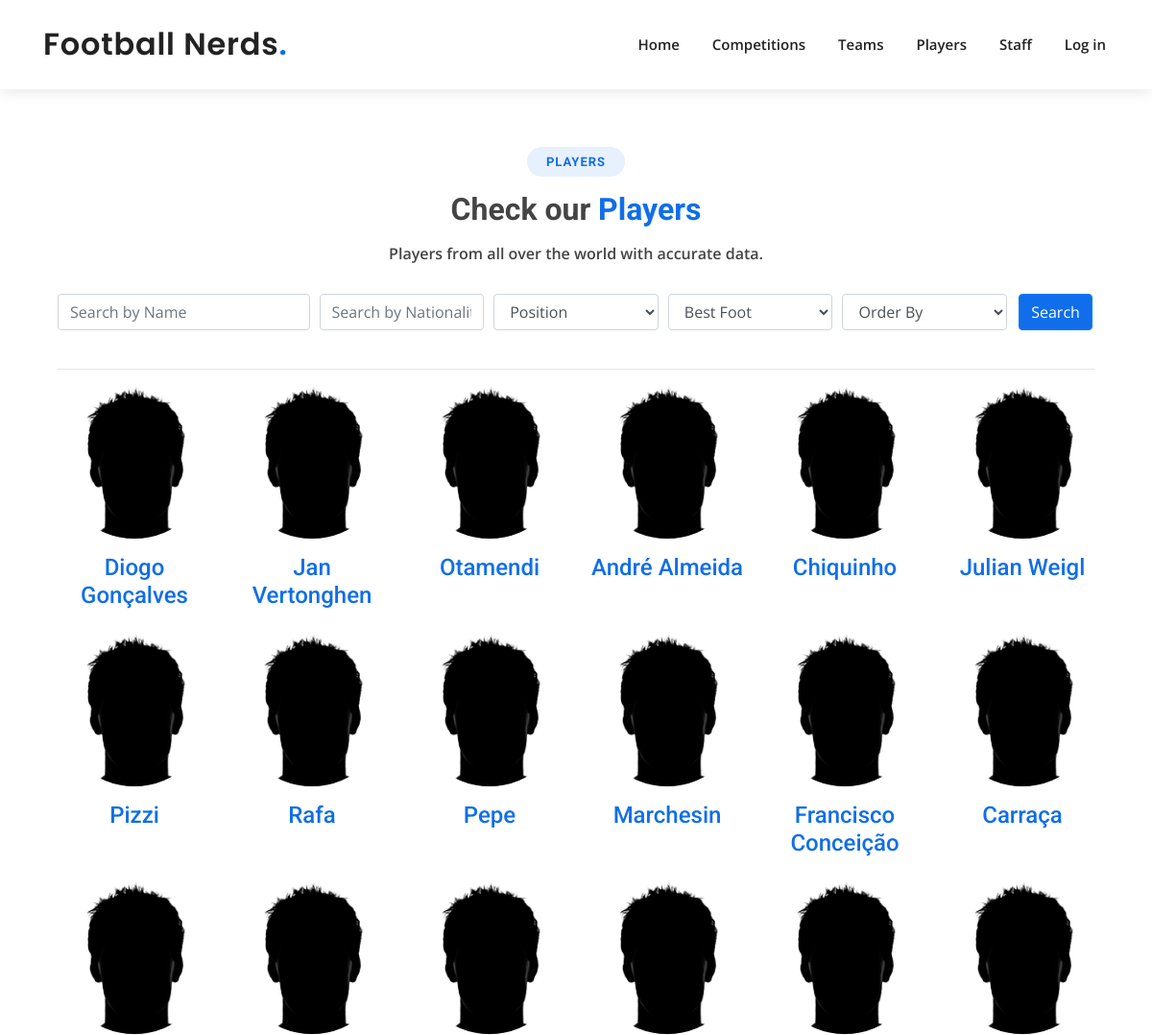
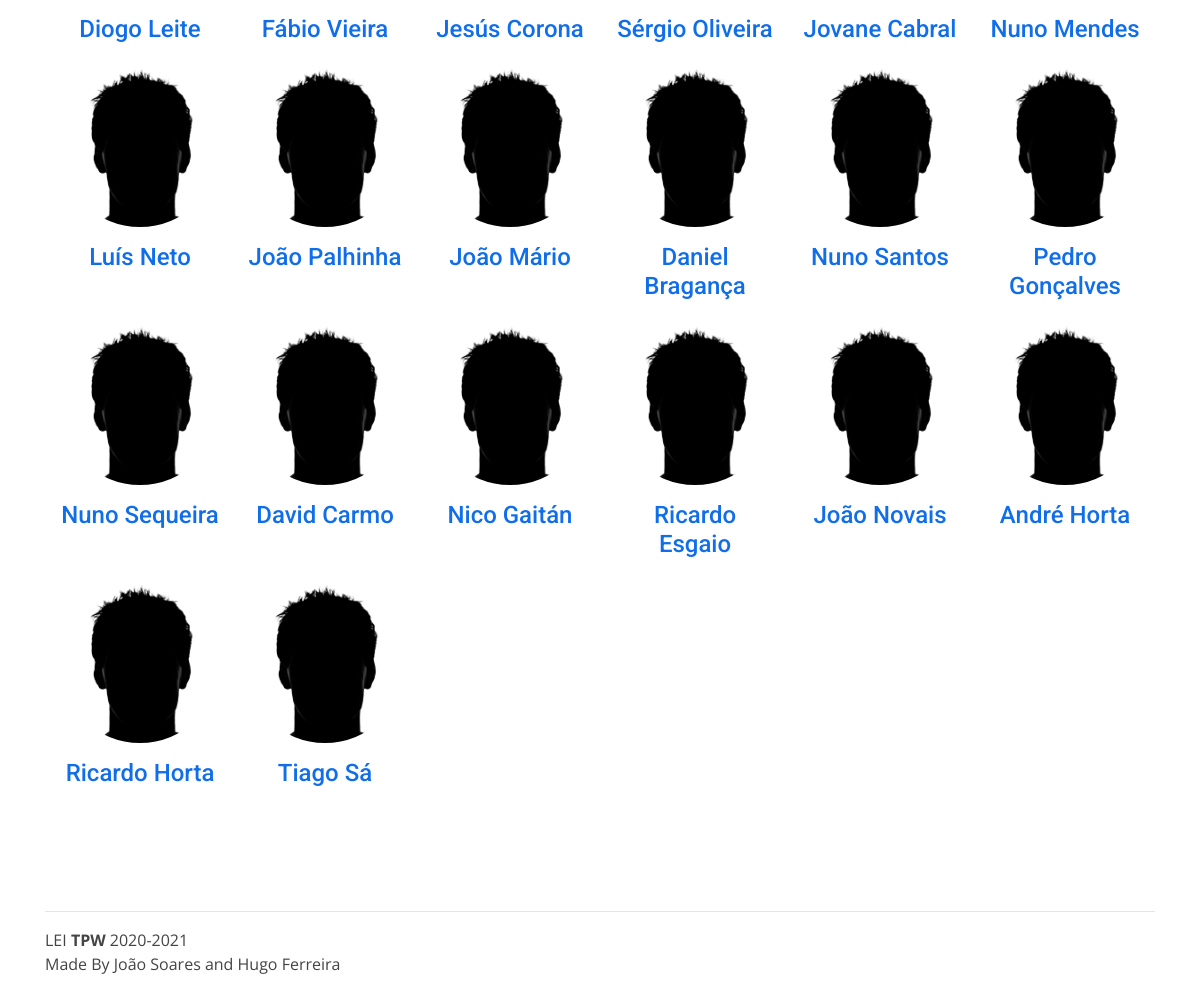
Screenshot of /players/ with the database file from the repository (2 pictures, top to bottom).
### app/models.py (models this page shows, shortened)
class Player(models.Model):
    POSITION_CHOICES = (
        ('Striker', 'ST-Striker'),
        ('Left Winger', 'LW-Left Winger'),
        ('Right Winger', 'RW-Right Winger'),
        ('Central Attacking Midfielder', 'CAM-Central Attacking Midfielder'),
        ('Central Midfielder', 'CM-Central Midfielder'),
        ('Central Defensive Midfielder', 'CDM-Central Defensive Midfielder'),
        ('Left Back', 'LB-Left Back'),
        ('Right Back', 'RB-Right Back'),
        ('Center Back', 'CB-Center Back'),
        ('Goalkeeper', 'GR-Goalkeeper'),
    )
    BEST_FOOT = (('Left', 'L-Left'), ('Right', 'R-Right'), ('Both', 'B-Both'))
    full_name = models.CharField(max_length=120)
    name = models.CharField(max_length=90)
    birthday = models.DateField()
    height = models.FloatField(validators=[MinValueValidator(0)])
    nationality = models.CharField(max_length=70)
    position = models.CharField(max_length=28, choices=POSITION_CHOICES)
    best_foot = models.CharField(max_length=5, choices=BEST_FOOT)
    preferred_number = models.PositiveIntegerField(validators=[MinValueValidator(1),MaxValueValidator(100)])
    player_img = models.ImageField(upload_to=playerdir, default="players/default_player.png")

### app/views.py (the view)
# urls.py: path('players/', views.players, name='players'),
def players(request):
    if request.method == 'POST':
        form = PlayerFilterForm(request.POST)
        if form.is_valid():
            full_name = form.cleaned_data['full_name']
            position = form.cleaned_data['position']
            nationality = form.cleaned_data['nationality']
            foot = form.cleaned_data['foot']
            order = form.cleaned_data['order']
            print('Parameters:')
            print(full_name)
            print(position)
            print(nationality)
            print(foot)
            print(order)
            if order != '':
                t_parms = {
                    'players': Player.objects.filter(name__contains=full_name, position__contains=position,
                                                     nationality__contains=nationality,
                                                     best_foot__contains=foot).order_by(order),
                    'form': PlayerFilterForm()
                }
            else:
                t_parms = {
                    'players': Player.objects.filter(name__contains=full_name, position__contains=position,
                                                     nationality__contains=nationality, best_foot__contains=foot),
                    'form': PlayerFilterForm()
                }
    else:
        t_parms = {
            'players': Player.objects.all(),
            'form': PlayerFilterForm()
        }
    return render(request, 'players.html', t_parms)

### templates/players.html (shortened to what this page needs)
<!DOCTYPE html>
{% extends 'layout.html' %}
{% load static %}
{% block content %}
<section id="services" class="services">
        <div class="section-title">
          <h2>Players</h2>
          <h3>Check our <span>Players</span></h3>
          <p>Players from all over the world with accurate data.</p>
        </div>
      <div class="container" data-aos="fade-up">
          <form class="form-row" style="text-align: center" action="{% url 'players' %}" method="post">
              <div class="form-group col-md-3">
              {{ form.full_name }}
              </div>
              <div class="form-group col-md-2">
              {{ form.nationality }}
              </div>
              <div class="form-group col-md-2">
              {{ form.position }}
              </div>
              <div class="form-group col-md-2">
              {{ form.foot }}
              </div>
              <div class="form-group col-md-2">
              {{ form.order }}
              </div>
              <div class="form-group col-md-1">
              <button class="btn btn-primary" style="background: #106eea;" name="search" type="submit" value="search">Search</button>
              </div>
          </form>
            <hr>
       <div class="row">
           {% for player in players %}
          <div class="col-md-6 col-lg-2 d-flex align-items-stretch mb-5 mb-lg-3">
            <div class="d-flex flex-column align-items-center text-center">
                <img src="{% static 'img/' %}{{ player.player_img.url }}" alt="stockfoto" class="rounded-circle" width="160" height="160">
                <div class="mt-3">
                    <h4><a href="{{ player.id }}">{{ player.name }}</a></h4>
                </div>
            </div>
           </div>
           {% endfor %}
       </div>
      </div>
        </div>
{% endblock %}

### templates/layout.html (shortened to what this page needs)
{% load static %}
<!DOCTYPE html>
<html lang="en">
<head>
    <link rel="stylesheet" href="{% static 'css/bootstrap.min.css' %}">
    <link rel="stylesheet" href="{% static 'fa/css/all.min.css' %}">
    <link rel="stylesheet" href="{% static 'css/style.css' %}">
</head>
<body>
 <header id="header" class="" >
    <div class="container d-flex align-items-center">
      <h1 class="logo mr-auto"><a href="{% url 'home'%}">Football Nerds<span>.</span></a></h1>
      <nav class="nav-menu d-none d-lg-block">
        <ul>
          <li><a href="{% url 'home'%}">Home</a></li>
          <li><a href="{% url 'competitions' %}">Competitions</a></li>
          <li><a href="{% url 'teams' %}">Teams</a></li>
          <li><a href="{% url 'players' %}">Players</a></li>
          <li><a href="{% url 'staff' %}">Staff</a></li>
        {% include 'loginpartial.html' %}
        </ul>
      </nav>
    </div>
  </header>
    <main id="main" role="main" style="">
        <div class="container body-content">
            {% block content %} {% endblock %}
    </main>
 <div class="container py-4">
     <hr>
      <div class="copyright">
        LEI <strong><span>TPW</span></strong> 2020-2021
      </div>
      <div class="credits">
        Made By João Soares and Hugo Ferreira
      </div>
    </div>
</body>
</html>

### templates/loginpartial.html
{% load static %}
{% if user.is_authenticated %}
<li><a href="{% url 'profile' %}">{{ user.username }}</a></li>
<form id="logoutForm" action="/logout" method="get" class="form-inline my-2 my-lg-0">
    {% csrf_token %}
    <li><a href="javascript:document.getElementById('logoutForm').submit()"><i class="fas fa-sign-out-alt"></i></a></li>
</form>
{% else %}
    <li><a href="{% url 'login' %}">Log in</a></li>
{% endif %}

### app/static/css/style.css (style rules this page uses)
body { font-family: "Open Sans", sans-serif; color: #444444; }
a { color: #106eea; }
h1, h2, h3, h4, h5, h6 { font-family: "Roboto", sans-serif; }
#header { background: #fff; transition: all 0.5s; z-index: 997; padding: 25px 0; top: 40px; box-shadow: 0px 2px 15px rgba(0, 0, 0, 0.1); }
#header .logo { font-size: 32px; margin: 0; padding: 0; line-height: 1; font-weight: 600; letter-spacing: 0.8px; font-family: "Poppins", sans-serif; }
#header .logo a { color: #222222; }
#header .logo a span { color: #106eea; }
.nav-menu ul { margin: 0; padding: 0; list-style: none; }
.nav-menu > ul { display: flex; }
.nav-menu > ul > li { position: relative; white-space: nowrap; padding: 10px 0 10px 28px; }
.nav-menu a { display: block; position: relative; color: #222222; transition: 0.3s; font-size: 15px; font-weight: 600; padding: 0 3px; font-family: "Open Sans", sans-serif; }
.nav-menu > ul > li > a:before { content: ""; position: absolute; width: 100%; height: 2px; bottom: -5px; left: 0; background-color: #106eea; visibility: hidden; width: 0px; transition: all 0.3s ease-in-out 0s; }
section { padding: 60px 0; overflow: hidden; }
.section-title { text-align: center; padding-bottom: 30px; }
.section-title h2 { font-size: 13px; letter-spacing: 1px; font-weight: 700; padding: 8px 20px; margin: 0; background: #e7f1fd; color: #106eea; display: inline-block; text-transform: uppercase; border-radius: 50px; }
.section-title h3 { margin: 15px 0 0 0; font-size: 32px; font-weight: 700; }
.section-title h3 span { color: #106eea; }
.section-title p { margin: 15px auto 0 auto; font-weight: 600; }
@media (min-width: 1024px) { .section-title p { width: 50%; } }

### rows the page displays
Player: player_img (placeholder picture), name "Diogo Gonçalves"
Player: player_img (placeholder picture), name "Jan Vertonghen"
Player: player_img (placeholder picture), name "Otamendi"
Player: player_img (placeholder picture), name "André Almeida"
Player: player_img (placeholder picture), name "Chiquinho"
Player: player_img (placeholder picture), name "Julian Weigl"
Player: player_img (placeholder picture), name "Pizzi"
Player: player_img (placeholder picture), name "Rafa"
Player: player_img (placeholder picture), name "Pepe"
Player: player_img (placeholder picture), name "Marchesin"
Player: player_img (placeholder picture), name "Francisco Conceição"
Player: player_img (placeholder picture), name "Carraça"
Player: player_img (placeholder picture), name "Diogo Leite"
Player: player_img (placeholder picture), name "Fábio Vieira"
Player: player_img (placeholder picture), name "Jesús Corona"
Player: player_img (placeholder picture), name "Sérgio Oliveira"
Player: player_img (placeholder picture), name "Jovane Cabral"
Player: player_img (placeholder picture), name "Nuno Mendes"
Player: player_img (placeholder picture), name "Luís Neto"
Player: player_img (placeholder picture), name "João Palhinha"
Player: player_img (placeholder picture), name "João Mário"
Player: player_img (placeholder picture), name "Daniel Bragança"
Player: player_img (placeholder picture), name "Nuno Santos"
Player: player_img (placeholder picture), name "Pedro Gonçalves"
Player: player_img (placeholder picture), name "Nuno Sequeira"
Player: player_img (placeholder picture), name "David Carmo"
Player: player_img (placeholder picture), name "Nico Gaitán"
Player: player_img (placeholder picture), name "Ricardo Esgaio"
Player: player_img (placeholder picture), name "João Novais"
Player: player_img (placeholder picture), name "André Horta"
Player: player_img (placeholder picture), name "Ricardo Horta"
Player: player_img (placeholder picture), name "Tiago Sá"
